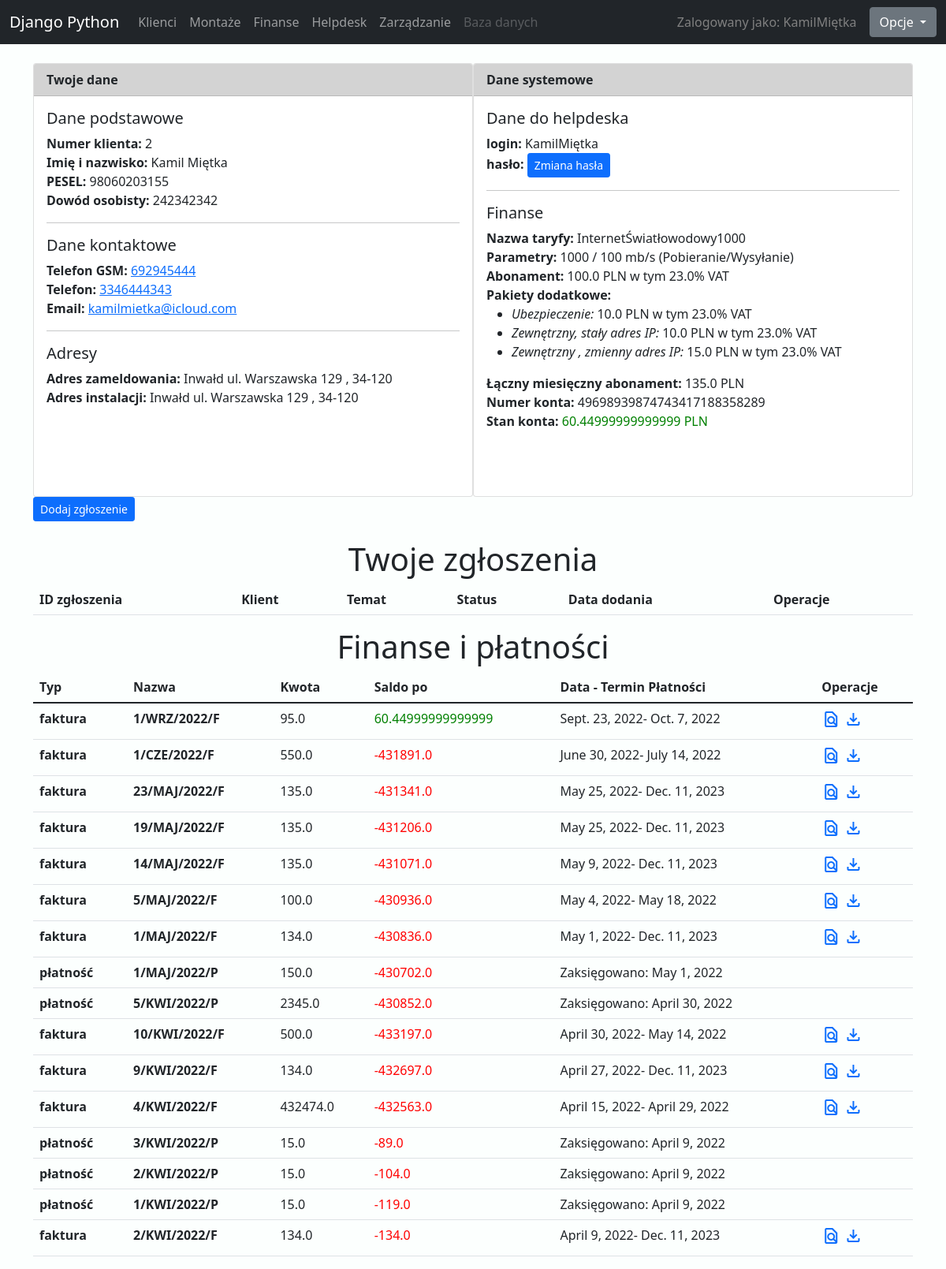
Screenshot of /klienci/profil_klienta (signed in) with the database file from the repository.
### klienci/models.py (models this page shows, shortened)
class Klient(models.Model):
    imie = models.CharField(max_length=50)
    nazwisko = models.CharField(max_length=50)
    pesel = models.CharField(max_length=11)
    seriaDowodu = models.CharField(max_length=9)
    aktywny = models.BooleanField(default=True)
    numerGSM = models.CharField(max_length=20, blank=True)
    numerStacjonarny = models.CharField(max_length=20, blank=True)
    email = models.EmailField(blank=True, null=True)
    miastoZamieszkania = models.CharField(max_length=50)
    ulicaZamieszkania = models.CharField(max_length=50)
    numerZamieszkania = models.CharField(max_length=50)
    numerMieszkaniaZamieszkania = models.CharField(max_length=50,blank=True)
    kodPocztowyZamieszkania = models.CharField(max_length=6)
    wojewodztwoInstalacji = models.ForeignKey(Wojewodztwo, on_delete=models.CASCADE)
    powiatInstalacji = models.ForeignKey(Powiat, on_delete=models.CASCADE)
    gminaInstalacji = models.ForeignKey(Gmina, on_delete=models.CASCADE)
    miastoInstalacji = models.ForeignKey(Miasto, on_delete=models.CASCADE)
    ulicaInstalacji = models.ForeignKey(Ulica, on_delete=models.CASCADE)
    numerInstalacji = models.CharField(max_length=50)
    numerMieszkaniaInstalacji = models.CharField(max_length=50, blank=True)
    kodPocztowyInstalacji = models.CharField(max_length=6)
    uzytkownik = models.OneToOneField(User, null=True, on_delete=models.CASCADE)
    stanKonta = models.FloatField(default=0)
    taryfa = models.ForeignKey(Taryfa, on_delete=models.CASCADE, blank=True, null=True)
    pakiety = models.ManyToManyField(PakietDodatkowy, blank=True,)
    class Meta:
        verbose_name = "Klient"
        verbose_name_plural = "Klienci"

class Miasto(models.Model):
    gmina = models.ForeignKey(Gmina, on_delete=models.CASCADE)
    nazwaMiasta = models.CharField(max_length=50)
    def __str__(self):
        return self.nazwaMiasta
    class Meta:
        verbose_name = "Miasto"
        verbose_name_plural = "Miasta"

class Ulica(models.Model):
    miasto = models.ForeignKey(Miasto, on_delete=models.CASCADE)
    nazwaUlicy = models.CharField(max_length=50)
    def __str__(self):
        return self.nazwaUlicy
    class Meta:
        verbose_name = "Ulica"
        verbose_name_plural = "Ulice"

class KontoBankowe(models.Model):
    numerKonta = models.CharField(max_length=26)
    klient = models.ForeignKey(Klient, on_delete=models.CASCADE, blank=True, default=None, null=True)
    class Meta:
        verbose_name = "Konto bankowe"
        verbose_name_plural = "Konta bankowe"

class Faktura(models.Model):
    uzytkownik = models.ForeignKey(Klient, on_delete=models.CASCADE)
    nazwa = models.CharField(max_length=100)
    typ = models.CharField(max_length=100)
    koszt = models.FloatField()
    saldoPo = models.FloatField()
    faktura = models.FileField(blank=True, null=True)
    dataWystawienia = models.DateField(blank=True)
    terminPlatnosci = models.DateField(blank=True, null=True)
    sposobPlatnosci = models.CharField(max_length=100, blank=True)
    dataDodania = models.DateTimeField(auto_now_add=True)
    notatka = models.TextField(max_length=100, blank=True)
    class Meta:
        verbose_name = "Faktura"
        verbose_name_plural = "Faktury"

### zarzadzanie/models.py (models this page shows, shortened)
class Taryfa(models.Model):
    nazwaTaryfy = models.CharField(max_length=100)
    pobieranie = models.CharField(max_length=20)
    wysylanie = models.CharField(max_length=20)
    cena = models.FloatField()
    podatek = models.FloatField()
    class Meta:
        verbose_name = "Taryfa"
        verbose_name_plural = "Taryfy"

class PakietDodatkowy(models.Model):
    nazwaPakietu = models.CharField(max_length=100)
    cena = models.FloatField()
    podatek = models.FloatField()
    def __str__(self):
        return self.nazwaPakietu
    class Meta:
        verbose_name = "Pakiet dodatkowy"
        verbose_name_plural = "Pakiety dodatkowe"

### klienci/views.py (the view, shortened to what this page needs)
# urls.py: path('profil_klienta', views.profil_klienta, name="profil_klienta"),
@login_required(login_url="logowanie")
def profil_klienta(request):
    zalogowany = User.objects.get(username = request.user)
    klient = Klient.objects.get(uzytkownik = zalogowany)
    form = PasswordChangeForm(request.user, request.POST)
    if 'przyciskHaslo' in request.POST:
        if form.is_valid():
            form.save()
        return HttpResponseRedirect(request.path_info)
    if zalogowany.groups.filter(name='klienci'):
        odmowa = False
        kontoBankowe = KontoBankowe.objects.get(klient_id = klient.id)
        zgloszenia = Zgloszenie.objects.filter(klient = klient)
        taryfaKlienta = klient.taryfa
        pakiety = klient.pakiety.all()
        faktury = Faktura.objects.filter(uzytkownik = klient).order_by("-id")
        lacznyAbonament = 0
        lacznyAbonament += taryfaKlienta.cena
        for pakiet in pakiety:
            lacznyAbonament += pakiet.cena
        return render(request, "klienci/profil_klienta.html", {'faktury':faktury, "zgloszenia": zgloszenia, "lacznyAbonament": lacznyAbonament, "odmowa":odmowa, 'form': form, 'klient':klient, 'kontoBankowe':kontoBankowe, 'taryfaKlienta':taryfaKlienta, 'pakiety':pakiety})
    else:
        odmowa = True
        return render(request, "klienci/profil_klienta.html", {"odmowa":odmowa})

### templates/klienci/profil_klienta.html (shortened to what this page needs)
{% extends 'glowna/szablon.html' %}
{%block content %}
{% if odmowa != True %}
    <div class="card">
      <div class="card-header">
        <b>Twoje dane</b>
      </div>
      <div class="card-body">
        <h5 class="card-title">Dane podstawowe</h5>
        <b>Numer klienta:</b> {{klient.id}}<br>
        <b>Imię i nazwisko:</b> {{klient.imie}} {{klient.nazwisko}} <br>
        <b>PESEL:</b> {{klient.pesel}}<br>
        <b>Dowód osobisty:</b> {{klient.seriaDowodu}}<br>
        <hr>
        <h5 class="card-title">Dane kontaktowe</h5>
        <b>Telefon GSM:</b>{% if klient.numerGSM == '' %} brak {% else %} <a href="tel:{{klient.numerGSM}}">{{klient.numerGSM}}</a>{% endif %}<br>
        <b>Telefon:</b> {% if klient.numerStacjonarny == '' %} brak {% else %}<a href="tel:{{klient.numerStacjonarny}}">{{klient.numerStacjonarny}}</a>{% endif %}<br>
        <b>Email:</b> {% if klient.email == '' %} brak {% else %}<a href="mailto:{{klient.email}}?subject=Wiadomość od operatora">{{klient.email}}</a>{% endif %}<br>
        <hr>
        <h5 class="card-title">Adresy</h5>
        <b>Adres zameldowania:</b> {{klient.miastoZamieszkania}} {{klient.ulicaZamieszkania}} {{klient.numerZamieszkania}}
        {% if klient.numerMieszkaniaZamieszkania != ''%}/ {{klient.numerMieszkaniaZamieszkania}}{% endif %}, {{klient.kodPocztowyZamieszkania}}<br>
        <b>Adres instalacji:</b> {{klient.miastoInstalacji}} {{klient.ulicaInstalacji}} {{klient.numerInstalacji}}
        {% if klient.numerMieszkaniaInstalacji != ''%}/ {{klient.numerMieszkaniaInstalacji}}{% endif %}, {{klient.kodPocztowyInstalacji}}<br>
      </div>
    </div>
    <div class="card">
      <div class="card-header">
        <b>Dane systemowe</b>
      </div>
      <div class="card-body">
        <h5 class="card-title">Dane do helpdeska</h5>
        <b>login: </b>{{klient.uzytkownik}}<br>
        <b>hasło: </b>      <button type="button" id="1" class="btn btn-primary btn-sm" data-bs-toggle="modal" data-bs-target="#staticBackdropHaslo">Zmiana hasła</button><br>
        <hr>
        <h5 class="card-title">Finanse</h5>
        <b>Nazwa taryfy: </b>{{klient.taryfa.nazwaTaryfy}}<br>
        <b>Parametry: </b>{{klient.taryfa.pobieranie}} / {{klient.taryfa.wysylanie}} mb/s (Pobieranie/Wysyłanie)<br>
        <b>Abonament: </b>{{klient.taryfa.cena}} PLN w tym {{klient.taryfa.podatek}}% VAT<br>
        <b>Pakiety dodatkowe:</b><br>
        <ul>
        {% for pakiet in pakiety  %}
        <li><i>{{pakiet}}:</i> {{pakiet.cena}} PLN w tym {{pakiet.podatek}}% VAT</li>
        {% endfor %}</ul>
        <b>Łączny miesięczny abonament: </b> {{lacznyAbonament}} PLN<br>
        <b>Numer konta: </b> {{kontoBankowe.numerKonta}}<br>
        <b>Stan konta: </b>
        {% if klient.stanKonta >= 0  %}<span style="color:green;"> {{klient.stanKonta}} PLN</span>
        {% else %}<span style="color:red;"> {{klient.stanKonta}} PLN</span> {% endif %} <br>
      </div>
    </div>
    <button type="button" id="1" class="btn btn-primary btn-sm" data-bs-toggle="modal" data-bs-target="#staticBackdropZgloszenie">Dodaj zgłoszenie</button><br>
     <br>
    <p class="h1">Twoje zgłoszenia</p>
    <table class="table" id="tabela">
        <thead>
          <tr>
            <th scope="col">ID zgłoszenia</th>
            <th scope="col">Klient</th>
            <th scope="col">Temat</th>
            <th scope="col">Status</th>
            <th scope="col">Data dodania</th>
            <th scope="col">Operacje</th>
          </tr>
        </thead>
    </table>
    <p class="h1">Finanse i płatności</p>
    <table class="table">
      <thead>
        <tr>
          <th scope="col">Typ</th>
          <th scope="col">Nazwa</th>
          <th scope="col">Kwota</th>
          <th scope="col">Saldo po</th>
          <th scope="col">Data - Termin Płatności</th>
          <th scope="col">Operacje</th>
        </tr>
      </thead>
      <tbody>
          {%for faktura in faktury%}
          <tr value={{faktura.id}}>
              <th scope="row">{{faktura.typ}}</th>
              <th scope="row">{{faktura.nazwa}}</th>
              <td>{{faktura.koszt}}</td>
              <td
              {% if faktura.saldoPo < 0 %}
              style="color:red;">{{faktura.saldoPo}}
            </td>
            {% else %}
              style="color:green;">{{faktura.saldoPo}}
          </td>
            {% endif %}
          <td>{% if faktura.typ == 'faktura' %}{{faktura.dataWystawienia}}- {{faktura.terminPlatnosci}}
            {% else %}
              Zaksięgowano: {{faktura.dataWystawienia}}
            {% endif %}</td>
              <td>{% if faktura.typ == 'faktura' %}
              <a href="/pliki/{{faktura.faktura}}" target="_blank"><span class="material-icons-outlined">find_in_page</span></a>
              <a href="/pliki/{{faktura.faktura}}" download><span class="material-icons-outlined">file_download</span></a>
              {% endif %}</td>
          </tr>
          {% endfor %}
      </tbody>
  </table>
{% else %}
Brak dostępu
{% endif %}
{% endblock %}

### templates/glowna/nawigacja.html (shortened to what this page needs)
<div class="sticky-top">
<nav class="navbar navbar-expand-lg navbar-dark bg-dark">
			<div class="container-fluid">
				<a href="{% url 'glowna'%}" class="navbar-brand">Django Python</a>
				<div class="collapse navbar-collapse" id="navbarSupportedContent">
					<ul class="navbar-nav me-auto mb-2 mb-lg-0">
							<li class="nav-item">
								<a class="nav-link" href="{% url 'klienci'%}">Klienci </a>
							</li>
							<li class="nav-item">
								<a class="nav-link" href="{% url 'montaze'%}">Montaże</a>
							</li>
							<li class="nav-item">
								<a class="nav-link" href="{% url 'finanse'%}">Finanse</a>
							</li>
							<li class="nav-item">
								<a class="nav-link" href="{% url 'zgloszenia'%}">Helpdesk</a>
							</li>
							<li class="nav-item">
								<a class="nav-link" href="{% url 'zarzadzanie'%}">Zarządzanie</a>
							</li>
							{% if request.user.is_superuser %}
							<li class="nav-item">
								<a class="nav-link" href="{% url 'admin:index' %}">Baza danych</a>
							</li>
							{% else %}
							<li class="nav-item">
								<a class="nav-link disabled" href="{% url 'admin:index' %}">Baza danych</a>
							</li>
							{% endif %}
					</ul>
						<span style="color:gray;"class="nav-link">Zalogowany jako: {{request.user}} </span>
						<div class="dropdown ">
							<button class="btn btn-secondary dropdown-toggle" type="button" id="dropdownMenuButton1" data-bs-toggle="dropdown" aria-expanded="false">
							Opcje
							</button>
						</div>
				</div>
			</div>
</nav>
</div>

### statyczne/szablonStyl.css (style rules this page uses)
body { background-color:rgb(252, 255, 254); }

### templates/klienci/profil_klienta.html (style rules this page uses)
.card { width:50%; min-height:550px; float:left; }
.card-header { background-color: lightgray; }
.h1 { text-align:center; }

### rows the page displays
Klient: id "2", imie "Kamil", nazwisko "Miętka", pesel "98060203155", seriaDowodu "242342342", numerGSM "692945444", numerStacjonarny "3346444343", email "kamilmietka@icloud.com", miastoZamieszkania "Inwałd", ulicaZamieszkania "ul. Warszawska", numerZamieszkania "129", kodPocztowyZamieszkania "34-120", miastoInstalacji "Inwałd", ulicaInstalacji "ul. Warszawska", numerInstalacji "129", kodPocztowyInstalacji "34-120", uzytkownik "KamilMiętka", taryfa.nazwaTaryfy "InternetŚwiatłowodowy1000", taryfa.pobieranie "1000", taryfa.wysylanie "100", taryfa.cena "100.0", taryfa.podatek "23.0", stanKonta "60.44999999999999"
PakietDodatkowy: nazwaPakietu "Ubezpieczenie", cena "10.0", podatek "23.0"
PakietDodatkowy: nazwaPakietu "Zewnętrzny, stały adres IP", cena "10.0", podatek "23.0"
PakietDodatkowy: nazwaPakietu "Zewnętrzny , zmienny adres IP", cena "15.0", podatek "23.0"
KontoBankowe: numerKonta "49698939874743417188358289"
Faktura: {{ faktura.id }} 252 (drawn), typ "faktura", nazwa "1/WRZ/2022/F", koszt "95.0", saldoPo "60.44999999999999", dataWystawienia "Sept. 23, 2022", terminPlatnosci "Oct. 7, 2022"
Faktura: {{ faktura.id }} 251 (drawn), typ "faktura", nazwa "1/CZE/2022/F", koszt "550.0", saldoPo "-431891.0", dataWystawienia "June 30, 2022", terminPlatnosci "July 14, 2022"
Faktura: {{ faktura.id }} 249 (drawn), typ "faktura", nazwa "23/MAJ/2022/F", koszt "135.0", saldoPo "-431341.0", dataWystawienia "May 25, 2022", terminPlatnosci "Dec. 11, 2023"
Faktura: {{ faktura.id }} 245 (drawn), typ "faktura", nazwa "19/MAJ/2022/F", koszt "135.0", saldoPo "-431206.0", dataWystawienia "May 25, 2022", terminPlatnosci "Dec. 11, 2023"
Faktura: {{ faktura.id }} 234 (drawn), typ "faktura", nazwa "14/MAJ/2022/F", koszt "135.0", saldoPo "-431071.0", dataWystawienia "May 9, 2022", terminPlatnosci "Dec. 11, 2023"
Faktura: {{ faktura.id }} 223 (drawn), typ "faktura", nazwa "5/MAJ/2022/F", koszt "100.0", saldoPo "-430936.0", dataWystawienia "May 4, 2022", terminPlatnosci "May 18, 2022"
Faktura: {{ faktura.id }} 219 (drawn), typ "faktura", nazwa "1/MAJ/2022/F", koszt "134.0", saldoPo "-430836.0", dataWystawienia "May 1, 2022", terminPlatnosci "Dec. 11, 2023"
Faktura: {{ faktura.id }} 218 (drawn), typ "płatność", nazwa "1/MAJ/2022/P", koszt "150.0", saldoPo "-430702.0", dataWystawienia "May 1, 2022"
Faktura: {{ faktura.id }} 217 (drawn), typ "płatność", nazwa "5/KWI/2022/P", koszt "2345.0", saldoPo "-430852.0", dataWystawienia "April 30, 2022"
Faktura: {{ faktura.id }} 215 (drawn), typ "faktura", nazwa "10/KWI/2022/F", koszt "500.0", saldoPo "-433197.0", dataWystawienia "April 30, 2022", terminPlatnosci "May 14, 2022"
Faktura: {{ faktura.id }} 214 (drawn), typ "faktura", nazwa "9/KWI/2022/F", koszt "134.0", saldoPo "-432697.0", dataWystawienia "April 27, 2022", terminPlatnosci "Dec. 11, 2023"
Faktura: {{ faktura.id }} 209 (drawn), typ "faktura", nazwa "4/KWI/2022/F", koszt "432474.0", saldoPo "-432563.0", dataWystawienia "April 15, 2022", terminPlatnosci "April 29, 2022"
Faktura: {{ faktura.id }} 208 (drawn), typ "płatność", nazwa "3/KWI/2022/P", koszt "15.0", saldoPo "-89.0", dataWystawienia "April 9, 2022"
Faktura: {{ faktura.id }} 207 (drawn), typ "płatność", nazwa "2/KWI/2022/P", koszt "15.0", saldoPo "-104.0", dataWystawienia "April 9, 2022"
Faktura: {{ faktura.id }} 206 (drawn), typ "płatność", nazwa "1/KWI/2022/P", koszt "15.0", saldoPo "-119.0", dataWystawienia "April 9, 2022"
Faktura: {{ faktura.id }} 204 (drawn), typ "faktura", nazwa "2/KWI/2022/F", koszt "134.0", saldoPo "-134.0", dataWystawienia "April 9, 2022", terminPlatnosci "Dec. 11, 2023"

### other values shown
{{ request.user }} "KamilMiętka"
{{ lacznyAbonament }} "135.0"
